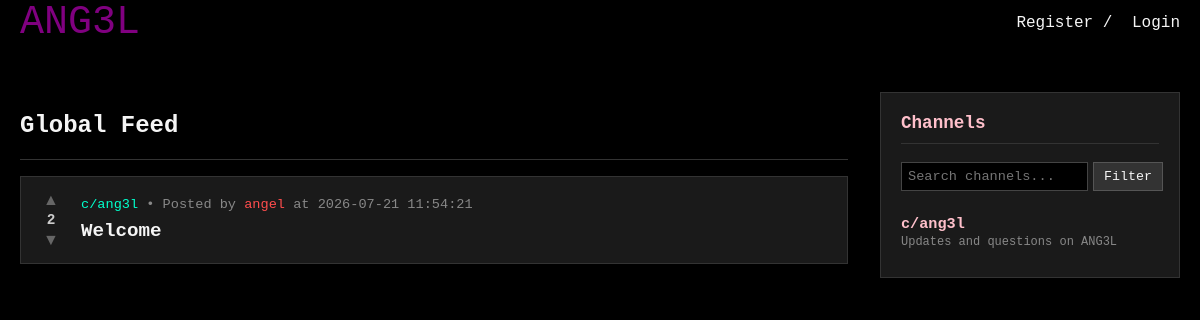
Before: / with the older database file.
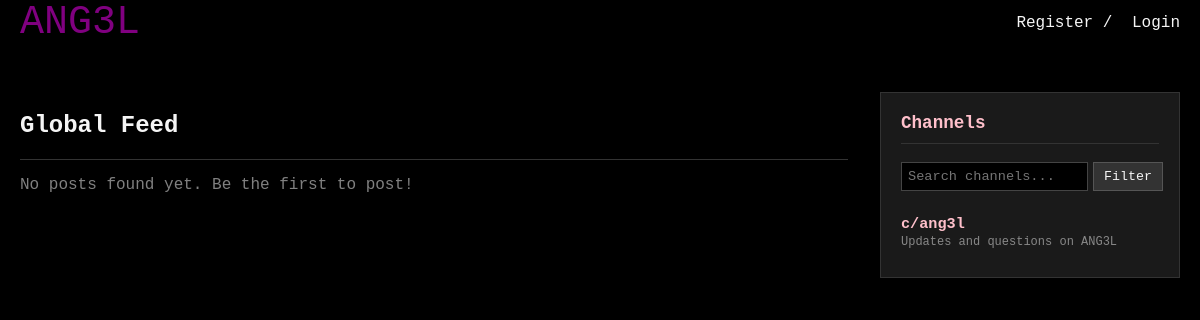
After: the same page with the newer database file.
### tables this page shows
CREATE TABLE posts (
    id INTEGER PRIMARY KEY AUTOINCREMENT,
    subchannel_id INTEGER NOT NULL,
    user_id INTEGER NOT NULL,
    title TEXT NOT NULL,
    body TEXT NOT NULL,
    votes_count INTEGER DEFAULT 0,
    created_at DATETIME DEFAULT CURRENT_TIMESTAMP,
    FOREIGN KEY (subchannel_id) REFERENCES subchannels(id) ON DELETE CASCADE,
    FOREIGN KEY (user_id) REFERENCES users(id) ON DELETE CASCADE
);

CREATE TABLE subchannels (
    id INTEGER PRIMARY KEY AUTOINCREMENT,
    name TEXT UNIQUE NOT NULL,
    description TEXT,
    created_by INTEGER,
    created_at DATETIME DEFAULT CURRENT_TIMESTAMP,
    FOREIGN KEY (created_by) REFERENCES users(id) ON DELETE SET NULL
);

CREATE TABLE users (
    id INTEGER PRIMARY KEY AUTOINCREMENT,
    username TEXT UNIQUE NOT NULL,
    password_hash TEXT NOT NULL,
    is_admin INTEGER DEFAULT 0,
    created_at DATETIME DEFAULT CURRENT_TIMESTAMP
, role TEXT DEFAULT 'member', karma INTEGER DEFAULT 0);

### db.php (called while the page is built, shortened)
<?php
if (!function_exists('getRoleColor')) {
    function getRoleColor($role) {
        switch ($role) {
            case 'admin': return '#FF4D4D';
        }
    }
}

### public/index.php (the view, shortened to what this page needs)
<?php
require_once __DIR__ . '/../db.php';
$channel_search = trim($_GET['c_search'] ?? '');
if (!empty($channel_search)) {
    $stmt_channels = $db->prepare("SELECT name, description FROM subchannels WHERE name LIKE ? ORDER BY name ASC");
    $stmt_channels->execute(['%' . $channel_search . '%']);
} else {
    $stmt_channels = $db->query("SELECT name, description FROM subchannels ORDER BY name ASC");
}
$channels = $stmt_channels->fetchAll(PDO::FETCH_ASSOC);
$current_logged_in_user = $_SESSION['user_id'] ?? '';
$stmt = $db->prepare("
    SELECT p.*, u.username, u.role, c.name as channel_name,
    (SELECT vote_type FROM votes WHERE user_id = ? AND post_id = p.id) as user_vote
    FROM posts p
    JOIN users u ON p.user_id = u.id
    JOIN subchannels c ON p.subchannel_id = c.id
    ORDER BY p.created_at DESC
    LIMIT 20
");
$stmt->execute([$current_logged_in_user]);
$posts = $stmt->fetchAll(PDO::FETCH_ASSOC);
?>
<!DOCTYPE html>
<html>
<head>
    <link rel="stylesheet" type="text/css" href="/css/header.css">
    <link rel="stylesheet" type="text/css" href="/css/index.css">
</head>
<body>
    <?php include __DIR__ . '/../includes/header.php'; ?>
    <div class="wrapper">
        <div class="feed-container">
            <h2>Global Feed</h2>
            <hr style="border: 0; border-top: 1px solid #333; margin: 1rem 0;">
            <?php if (empty($posts)): ?>
                <p style="color: gray;">No posts found yet. Be the first to post!</p>
            <?php else: ?>
                <?php foreach ($posts as $post): ?>
                    <div class="post-card" data-post-id="<?php echo $post['id']; ?>">
                        <div class="vote-section">
                            <button class="vote-btn upvote <?php echo ($post['user_vote'] == 1) ? 'active' : ''; ?>" onclick="castVote('<?php echo $post['id']; ?>', 1)">▲</button>
                            <span class="vote-count" id="vote-count-<?php echo $post['id']; ?>"><?php echo $post['votes_count']; ?></span>
                            <button class="vote-btn downvote <?php echo ($post['user_vote'] == -1) ? 'active' : ''; ?>" onclick="castVote('<?php echo $post['id']; ?>', -1)">▼</button>
                        </div>
                        <div class="post-content">
                            <div class="meta">
                                <a class="channel-link" href="/c/<?php echo htmlspecialchars($post['channel_name'], ENT_QUOTES, 'UTF-8'); ?>">c/<?php echo htmlspecialchars($post['channel_name'], ENT_QUOTES, 'UTF-8'); ?></a>
                                • Posted by
                                <a href="/u/<?php echo htmlspecialchars($post['username'], ENT_QUOTES, 'UTF-8'); ?>" style="color: <?php echo getRoleColor($post['role']); ?>; text-decoration: none;">
                                    <?php echo htmlspecialchars($post['username'], ENT_QUOTES, 'UTF-8'); ?>
                                </a>
                                at <?php echo $post['created_at']; ?>
                            </div>
                            <a class="post-title" href="/post.php?id=<?php echo $post['id']; ?>"><?php echo htmlspecialchars($post['title'], ENT_QUOTES, 'UTF-8'); ?></a>
                        </div>
                    </div>
                <?php endforeach; ?>
            <?php endif; ?>
        </div>
        <div class="sidebar">
            <h3>Channels</h3>
            <form method="GET" action="index.php">
                <input type="text" name="c_search" placeholder="Search channels..." value="<?php echo htmlspecialchars($channel_search, ENT_QUOTES, 'UTF-8'); ?>">
                <button type="submit">Filter</button>
            </form>
            <ul class="channel-list">
                <?php if (empty($channels)): ?>
                    <li style="color: gray; font-size: 0.85rem; text-align: center; padding: 10px 0;">No channels found.</li>
                <?php else: ?>
                    <?php foreach ($channels as $chan): ?>
                        <li>
                            <a class="sidebar-c-link" href="/c/<?php echo htmlspecialchars($chan['name'], ENT_QUOTES, 'UTF-8'); ?>">c/<?php echo htmlspecialchars($chan['name'], ENT_QUOTES, 'UTF-8'); ?></a>
                            <?php if (!empty($chan['description'])): ?>
                                <p class="channel-desc"><?php echo htmlspecialchars($chan['description'], ENT_QUOTES, 'UTF-8'); ?></p>
                            <?php endif; ?>
                        </li>
                    <?php endforeach; ?>
                <?php endif; ?>
            </ul>
        </div>
    </div>
</body>
</html>

### includes/header.php (shortened to what this page needs)
<header>
    <span class="TITLE"><a href="/">ANG3L</a></span>
    <?php if (isset($_SESSION['user_id'])): ?>
        <p><a href="/logout.php">&nbsp;/ Log Out</a></p>
        <p><a href="/settings.php">&nbsp;/ Settings</a></p>
        <?php
        $role = $_SESSION['role'] ?? 'member';
        $role_color = getRoleColor($role);
        $role_suffix = ' [' . $role . ']';
        $profile_url = '/u/' . urlencode($_SESSION['username']);
        ?>
        <p><a class='usrname' style="color: <?php echo $role_color; ?>;" href="<?php echo $profile_url; ?>"><?php echo htmlspecialchars($_SESSION['username'] . $role_suffix, ENT_QUOTES, 'UTF-8'); ?></a></p>
        <?php if ($role === 'admin'): ?>
            <p><a style="color: blue" href="/admin.php">&nbsp;/ Admin</a></p>
        <?php endif; ?>
    <?php else: ?>
        <p><a href="/register.php">Register /</a></p>
        <p><a href="/login.php">&nbsp;Login</a></p>
    <?php endif; ?>
</header>

### public/css/header.css (style rules this page uses)
body { background-color: rgb(0, 0, 0); margin: 0; }
header { color: whitesmoke; font-family: JetbrainsMono NF; position: fixed; width: 100%; display: flex; padding: 10px; }
.TITLE { font-size: 40px; text-align: left; }
span a { color: purple; }
a { color: whitesmoke; text-decoration: none; }
header { color: purple; font-family: "JetBrainsMono NF", monospace; background-color: rgb(0, 0, 0); position: fixed; top: 0; left: 0; width: 100%; display: flex; align-items: center; box-sizing: border-box; padding: 0 20px; z-index: 1000; }
.TITLE { font-size: 40px; text-align: left; margin-right: auto; }
p a { color: whitesmoke; text-decoration: none; }
header p { display: inline-block; margin: 0; padding-left: 10px; }

### public/css/index.css (style rules this page uses)
body { background: #000000; color: whitesmoke; font-family: "JetBrainsMono NF", monospace; margin: 0; padding-top: 60px; }
.wrapper { width: 100%; max-width: none; margin: 0; padding: 2rem 20px; display: grid; grid-template-columns: 1fr 300px; gap: 2rem; align-items: start; box-sizing: border-box; }
.feed-container { background: transparent; width: 100%; min-width: 0; margin: 0; padding: 0; }
.sidebar { background: #1a1a1a; border: 1px solid #333; padding: 20px; position: sticky; top: 80px; }
.sidebar h3 { margin-top: 0; color: pink; font-size: 1.1rem; border-bottom: 1px solid #333; padding-bottom: 10px; }
.sidebar form { display: flex; gap: 5px; margin-bottom: 1rem; }
.sidebar input[type="text"] { flex: 1; background: #000; color: whitesmoke; border: 1px solid #444; padding: 6px; font-family: inherit; font-size: 0.85rem; }
.sidebar button { background: #333; color: whitesmoke; border: 1px solid #555; padding: 6px 10px; cursor: pointer; font-family: inherit; }
.channel-list { list-style: none; padding: 0; margin: 0; max-height: 400px; overflow-y: auto; }
.channel-list li { padding: 8px 0; border-bottom: 1px solid #222; }
.channel-list li:last-child { border-bottom: none; }
.sidebar-c-link { color: pink; text-decoration: none; font-weight: bold; font-size: 0.95rem; display: block; }
.channel-desc { font-size: 0.75rem; color: #888; margin: 2px 0 0 0; white-space: nowrap; overflow: hidden; text-overflow: ellipsis; }
.post-card { display: flex; gap: 15px; background: #1a1a1a; border: 1px solid #333; padding: 15px; margin-bottom: 1rem; align-items: center; }
.post-title { color: whitesmoke; text-decoration: none; font-size: 1.2rem; font-weight: bold; word-break: break-word; }
.meta { font-size: 0.85rem; color: #888; margin-bottom: 8px; }
.channel-link { color: #00ffcc; text-decoration: none; }
.vote-section { display: flex; flex-direction: column; align-items: center; min-width: 30px; }
.vote-btn { background: none; border: none; color: #666; cursor: pointer; font-size: 1rem; padding: 0; line-height: 1; }
.vote-count { font-size: 0.9rem; font-weight: bold; color: #ccc; margin: 4px 0; }
.post-content { flex: 1; min-width: 0; }

Changed rows visible on the page:
removed posts: votes_count "2", subchannel.name "ang3l", user.username "angel", created_at "2026-07-21 11:54:21", title "Welcome"
Other visible differences:
text now shown: "No posts found yet. Be the first to post!"
